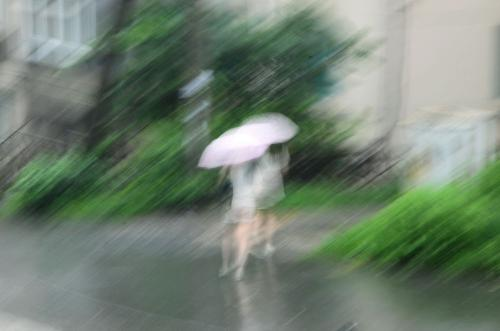
#> input picture OpenCV/res/mohu.jpg, 500 x 331 px
$ python 41-Laplacian.py
#> lines starting #> are read from the running program, lines starting #| are printed output that depends on the picture; after the words box and inside, x2 and y2 are one past the last pixel; in counts of white or black regions, pixels touching at a corner belong together; long printed decimals are rounded
import cv2 as cv
import numpy as np

fileList = ['res/mohu.jpg', 'res/mohu1.jpg', 'res/mohu2.jpg',
            'res/mohu3.png', 'res/mediablur.png', 'res/jeep.jpeg']

for f in fileList:
    imag = cv.imread(f)
#> imag is the input picture: shape (331, 500, 3); mean B, G, R 112, 128.1, 112.3
    grayImag = cv.cvtColor(imag, cv.COLOR_BGR2GRAY)
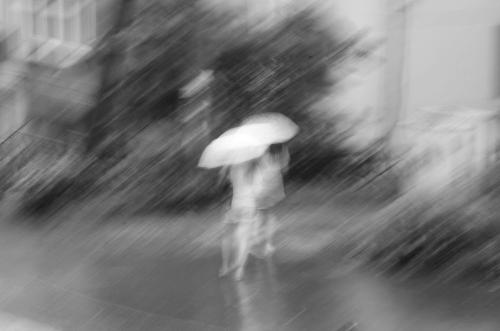
#> grayImag: shape (331, 500); min 21, max 255, mean 121.5
    #grayImag = cv.GaussianBlur(grayImag, (3, 3), 0)
    canny = cv.Canny(grayImag, 200, 200)
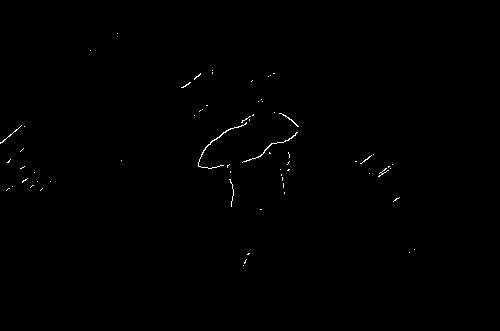
#> canny: shape (331, 500); 0.3% white in thin lines or dots, all inside (x1, y1, x2, y2) = (0, 33, 415, 266)
    value = canny.var()
#> value = 197
    print('Canny : ' + str(value))
#| Canny : 197.028

    lapla = cv.Laplacian(grayImag, cv.CV_8U)
    imageVar = lapla.var()
#> imageVar = 17.62
    print('Laplacian : ' + str(imageVar))
#| Laplacian : 17.622

    grayImag = cv.cvtColor(grayImag, cv.COLOR_GRAY2BGR)
#> grayImag: shape (331, 500, 3)
    canny = cv.cvtColor(canny, cv.COLOR_GRAY2BGR)
    cv.putText(canny, str(int(value)), (0, 40), cv.FONT_HERSHEY_COMPLEX, 2, (0, 0, 255), 2)
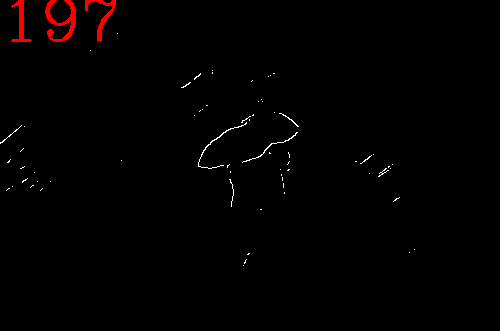
#> canny: shape (331, 500, 3); mean B, G, R 0.8, 0.8, 2.4

    lapla = cv.cvtColor(lapla, cv.COLOR_GRAY2BGR)
#> lapla: shape (331, 500, 3)
    cv.putText(lapla, str(int(imageVar)), (0, 40), cv.FONT_HERSHEY_COMPLEX, 2, (0, 0, 255), 2)
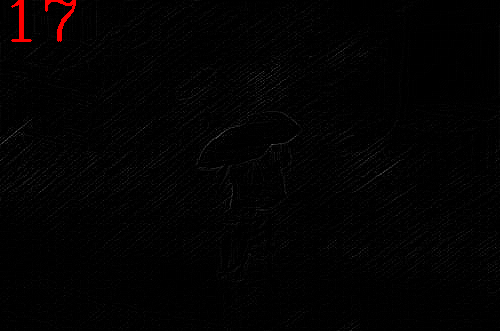
#> lapla: shape (331, 500, 3); mean B, G, R 2, 2, 2.9

    longimag = np.hstack((imag, canny, lapla))
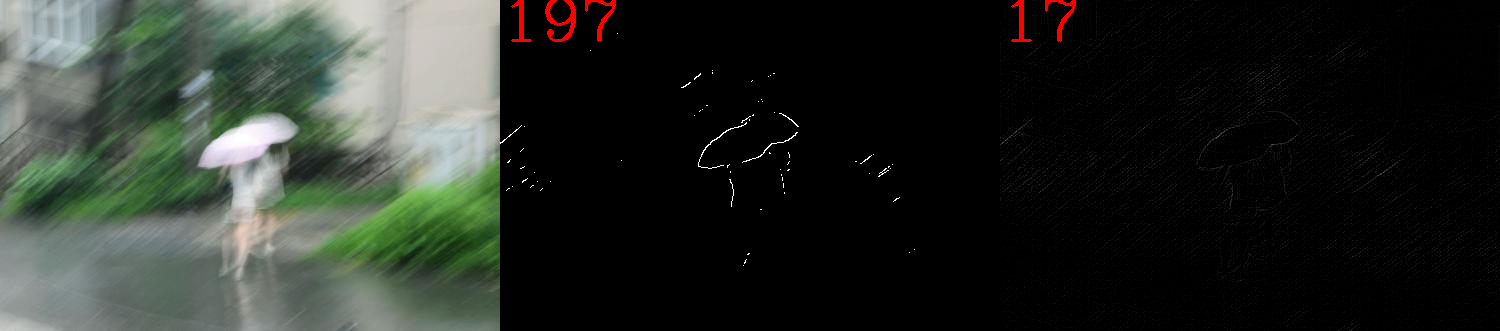
#> longimag: shape (331, 1500, 3); mean B, G, R 38.2, 43.6, 39.2
    cv.namedWindow(f, 0)
    cv.imshow(f, longimag)
#> pass 2 of the loop `for f in fileList:`:
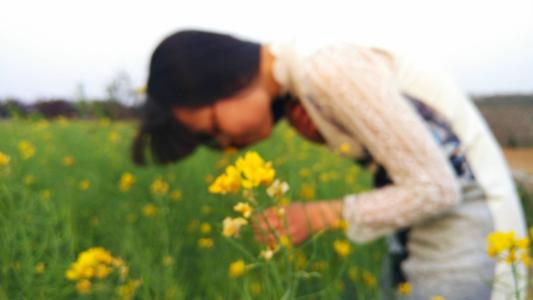
#> input picture OpenCV/res/mohu1.jpg, 533 x 300 px
#> imag is the input picture: shape (300, 533, 3); mean B, G, R 121.2, 157.2, 157.3
#> `canny = cv.Canny(grayImag, 200, 200)`:
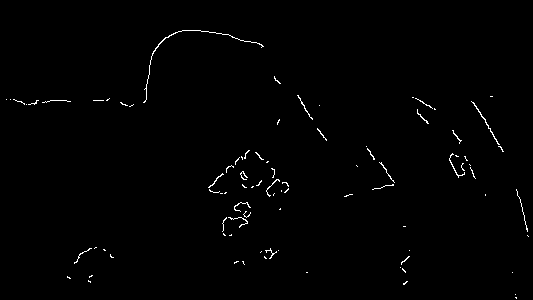
#> canny: shape (300, 533); 0.79% white in thin lines or dots, all inside (x1, y1, x2, y2) = (6, 30, 529, 299)
#> value = 511.2
#| Canny : 511.156
#> imageVar = 8.62
#| Laplacian : 8.619
#> `longimag = np.hstack((imag, canny, lapla))`:
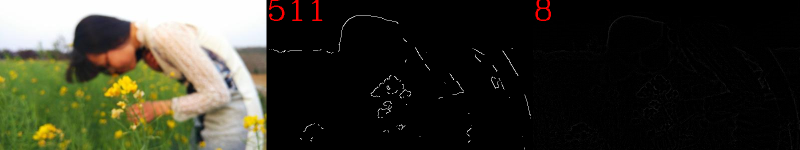
#> longimag: shape (300, 1599, 3) (shown at 1/2 size); mean B, G, R 41.5, 53.5, 54.3
#> pass 3 of the loop `for f in fileList:`:
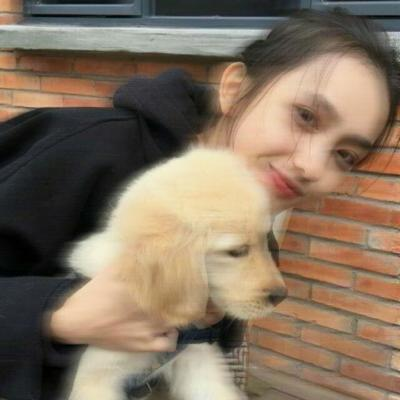
#> input picture OpenCV/res/mohu2.jpg, 400 x 400 px
#> imag is the input picture: shape (400, 400, 3); mean B, G, R 95.7, 114.4, 131.9
#> `canny = cv.Canny(grayImag, 200, 200)`:
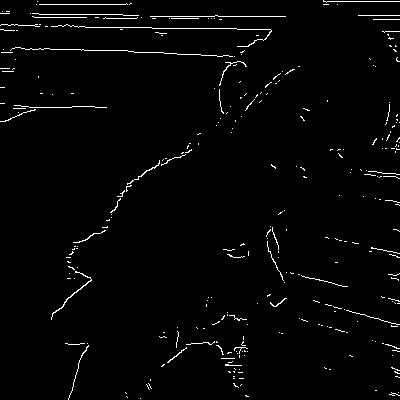
#> canny: shape (400, 400); 2% white in thin lines or dots
#> value = 1294.8
#| Canny : 1294.771
#> imageVar = 46.34
#| Laplacian : 46.337
#> `longimag = np.hstack((imag, canny, lapla))`:
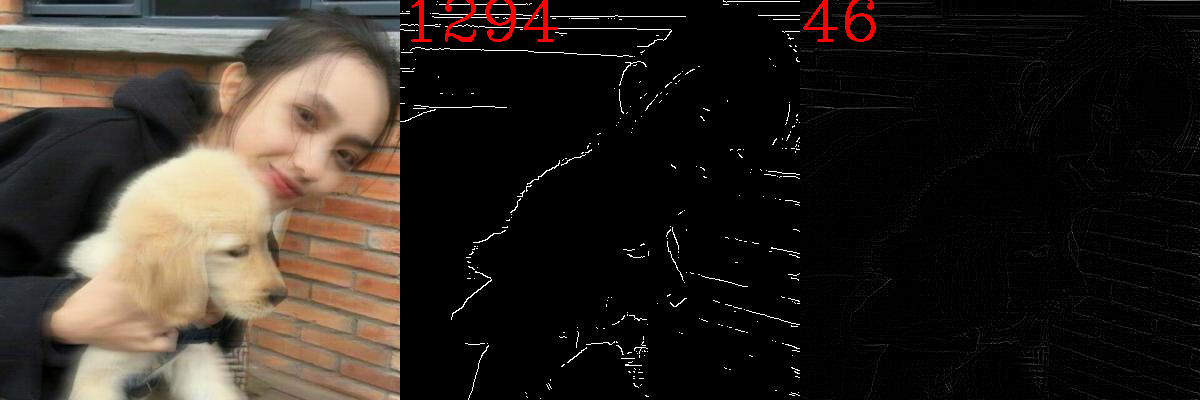
#> longimag: shape (400, 1200, 3); mean B, G, R 34.6, 40.8, 48
#> the loop made 6 passes; the first 3 are shown

while(1):
    if(cv.waitKey(100)==27):
#> (key Esc is pressed here)
        break
